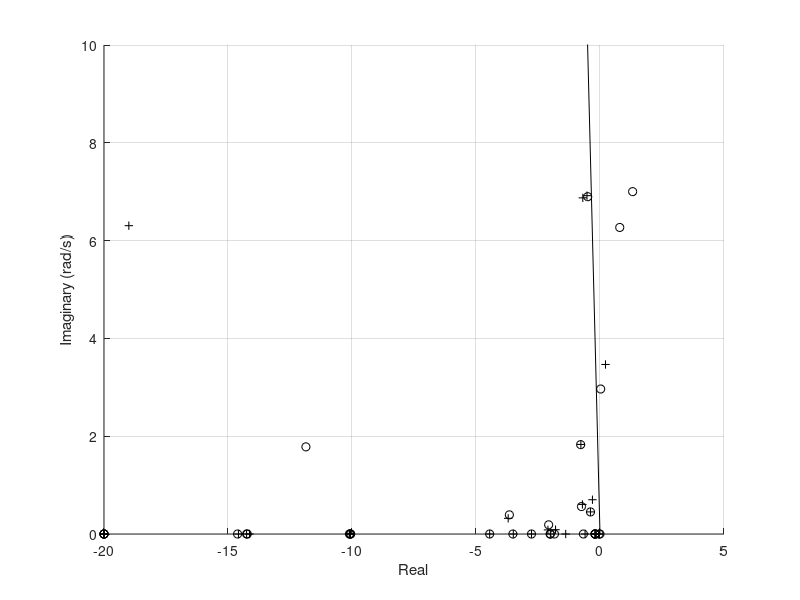

Reproduce this figure in MATLAB. (Note: this script raises an error after producing the figure.)
%% fig 10.40

clear all; close all; clc;
load('d2aphvdcss.mat');

fig40_name = './dat/ch10_fig40.dat';

fig40 = figure;
ax401 = subplot(1,1,1,'parent',fig40);
hold(ax401,'on');
grid(ax401,'on');

sys_dcr = ss(a_mat,b_dcr(:,1),c_ang(3,:),d_angdcr(3,:));  % bus 3
rate = tf([1 0],(2*pi*60)*[0.01 1]);
sys_dcr_htf = sys_dcr*rate;

[p_dcr,z_dcr] = pzmap(sys_dcr_htf);
p_dcr = p_dcr.';
z_dcr = z_dcr.';

plot(ax401,[0,-5],[0,5*tan(acos(0.05))],'k');
plot(ax401,real(p_dcr),imag(p_dcr),'k+','lineWidth',0.75);
plot(ax401,real(z_dcr),imag(z_dcr),'ko','lineWidth',0.75);
axis(ax401,[-20,5,0,10]);

ylabel(ax401,'Imaginary (rad/s)');
xlabel(ax401,'Real');

H40 = {'k','rep','imp','rez','imz'};
M40 = [1:1:length(p_dcr); real(p_dcr); imag(p_dcr); real(z_dcr); imag(z_dcr)];

fid40 = fopen(fig40_name,'w');
fprintf(fid40,'%s,%s,%s,%s,%s\n',H40{:});
fprintf(fid40,'%6e,%6e,%6e,%6e,%6e\n',M40);
fclose(fid40);

% eof
